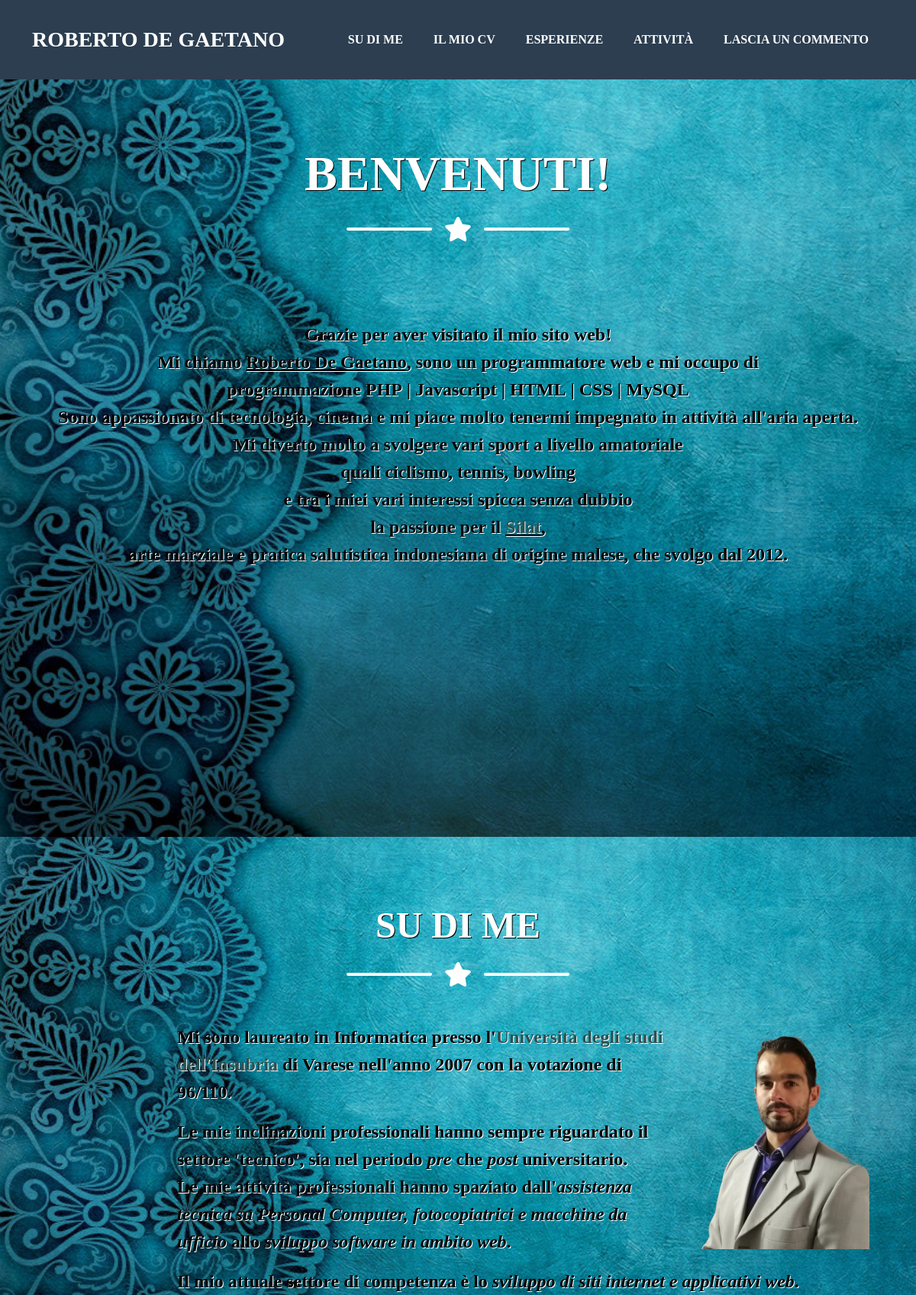
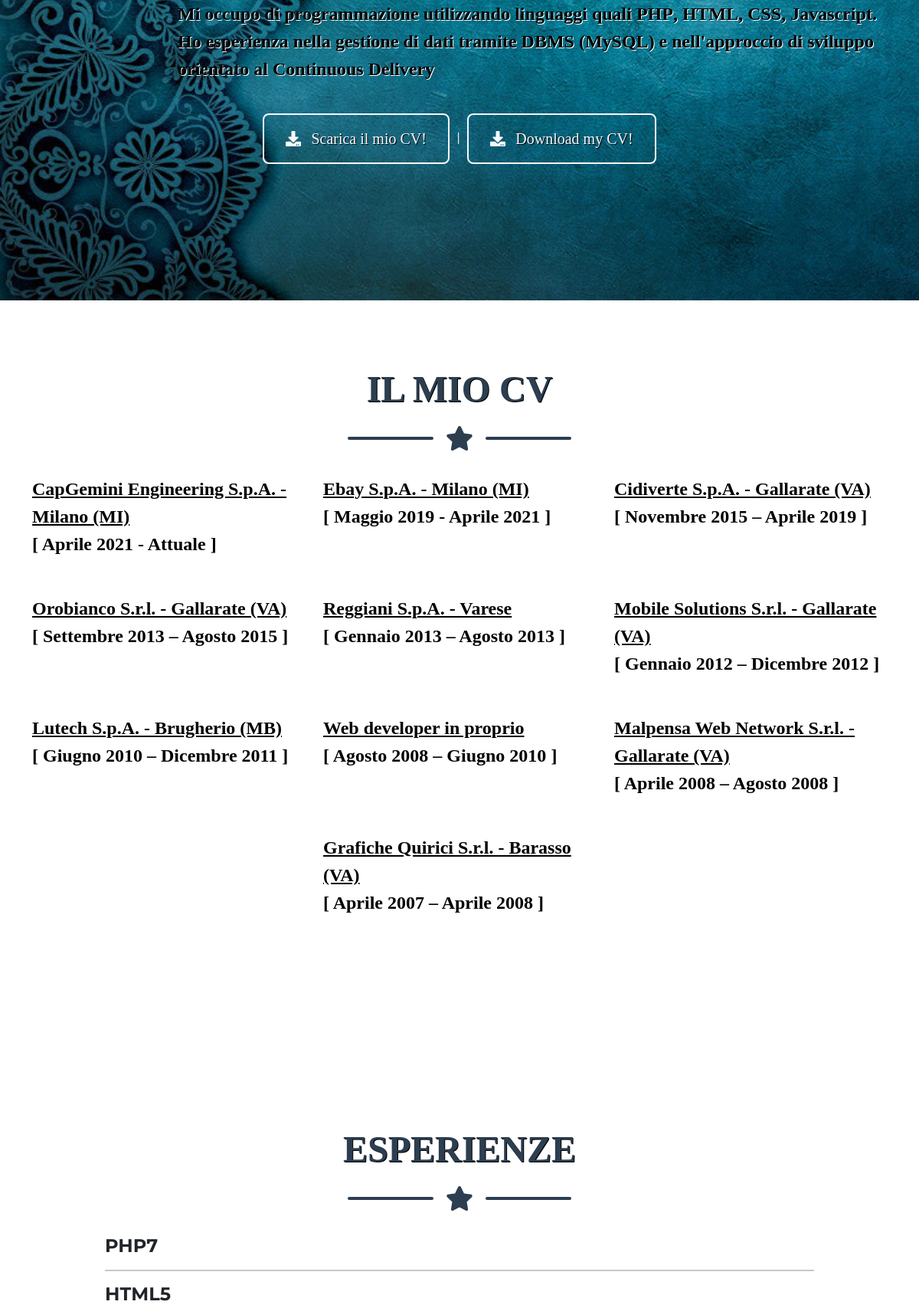
The page / (upper part) on the database its author committed (2 pictures, top to bottom).
### tables this page shows
CREATE TABLE `curriculum` (
  `id` int(11) NOT NULL,
  `qualification` varchar(50) NOT NULL,
  `company` varchar(100) NOT NULL,
  `period` varchar(100) NOT NULL,
  `detail` text DEFAULT NULL,
  `modDate` timestamp NOT NULL DEFAULT current_timestamp() ON UPDATE current_timestamp()
);

### app/Controllers/CvController.php (called while the page is built, shortened)
<?php
    class CvController{
        protected $layout = 'layout/freelance/index.tpl.php';
        public function __construct(PDO $conn)
        {
            require "config/freelance/q.php";
            $this->conn = $conn;
            $this->curr = $this->conn->query($currAll)->fetchAll(PDO::FETCH_ASSOC);
        }
        public function display(){
            require $this->layout;
        }
        public function loadPage($contentPar,$page){
            $path = __DIR__."/../Views/".$page.".tpl.php";
            require $path;
        }
    }

### public/index.php (called while the page is built, shortened)
<?php
    require_once __DIR__.'/../app/Controllers/CvController.php';
    $data = require __DIR__.'/../config/freelance/database.php';
    try{
        $conn = \app\db\DbFactory::create($data)->getConn();
        $controller = new app\Controllers\CvController($conn);
        $controller->loadPage('mainNav','mainNav');
        $controller->loadPage('header','header');
        $controller->loadPage('about','about');
        $controller->loadPage('cv','cv');
        $controller->loadPage('experiences','experiences');
        $controller->loadPage('activities','activities');
        $controller->loadPage('contact','contact');
        $controller->loadPage('copyright','copyright');
        $controller->display();
    }
    catch(PDOException $e){die("ERROR: ".$e->getMessage());}

### config/freelance/q.php (called while the page is built)
<?php
    $currAll = "SELECT * FROM curriculum ORDER BY id DESC";

### app/Views/cv.tpl.php (the view, shortened to what this page needs)
<div class="container textualSection">
    <h2 class="page-section-heading text-center text-uppercase text-secondary mb-0 titleFont">Il mio CV</h2>
    <div class="divider-custom">
        <div class="divider-custom-line"></div>
        <div class="divider-custom-icon"><i class="fas fa-star"></i></div>
        <div class="divider-custom-line"></div>
    </div>
    <div class="row justify-content-center">
<?php
    foreach($this->curr as $key => $cvData){
        $period = isset($cvData["period"]) ? trim($cvData["period"]) : "";
        $company = isset($cvData["company"]) ? trim($cvData["company"]) : "";
?>
        <div class="col-md-6 col-lg-4 mb-5 cursiveFont">
            <div class="portfolio-item mx-auto" data-bs-toggle="modal" data-bs-target="#cvModal<?=$key?>">
                <b><u><?=$company?></u></b><br />[ <?=$period?> ]
            </div>
        </div>
<?php
    }
?>
    </div>
</div>

### app/Views/mainNav.tpl.php (shortened to what this page needs)
<?php
    $menuLinks = [
		"about" => "Su di me",
		"cv" => "Il mio CV",
		"experiences" => "Esperienze",
		"activities" => "Attività",
		"contact" => "Lascia un commento",
	];
?>
<div class="container">
    <a class="navbar-brand cursiveFont" href="./">Roberto De Gaetano</a>
    <div class="collapse navbar-collapse" id="navbarResponsive">
        <ul class="navbar-nav ms-auto">
<?php foreach($menuLinks as $target => $label){ ?>
        <li class="nav-item mx-0 mx-lg-1 cursiveFont"><a class="nav-link py-3 px-0 px-lg-3 rounded" href="#<?=$target?>"><?=$label?></a></li>
<?php } ?>
        </ul>
    </div>
</div>

### app/Views/header.tpl.php
<div class="container d-flex align-items-center flex-column headerSection">
    <h1 class="masthead-heading text-uppercase mb-0 titleFont"><?=LOGO_TXT?></h1>
    <div class="divider-custom divider-light">
        <div class="divider-custom-line"></div>
        <div class="divider-custom-icon"><i class="fas fa-star"></i></div>
        <div class="divider-custom-line"></div>
    </div>
    <p class="masthead-subheading font-weight-light mb-0 cursiveFont textualSection"><?=MANSION?></p>
</div>

### app/Views/about.tpl.php
<div class="container">
    <h2 class="page-section-heading text-center text-uppercase text-white titleFont">Su di me</h2>
    <div class="divider-custom divider-light">
        <div class="divider-custom-line"></div>
        <div class="divider-custom-icon"><i class="fas fa-star"></i></div>
        <div class="divider-custom-line"></div>
    </div>
    <div class="row">
        <div class="col-lg-10 ms-auto cursiveFont aboutContentSection textualSection"><p class="lead"><?=ABOUT_CONTENT_BODY?></p></div>
    </div>
    <div class="text-center mt-4">
        <a class="btn btn-xl btn-outline-light titleFont" href="<?=DOC_PATH.CV_IT_PDF?>" target="_blank">
            <i class="fas fa-download me-2"></i>
            <?=CV_DWL_IT?>
        </a>
        &nbsp;&nbsp;|&nbsp;&nbsp;
        <a class="btn btn-xl btn-outline-light titleFont" href="<?=DOC_PATH.CV_EN_PDF?>" target="_blank">
            <i class="fas fa-download me-2"></i>
            <?=CV_DWL_EN?>
        </a>
    </div>
</div>

### app/Views/experiences.tpl.php
<div class="container">
    <h2 class="page-section-heading text-center text-uppercase text-secondary mb-0 titleFont">Esperienze</h2>
    <div class="divider-custom">
        <div class="divider-custom-line"></div>
        <div class="divider-custom-icon"><i class="fas fa-star"></i></div>
        <div class="divider-custom-line"></div>
    </div>
    <div class="row justify-content-center">
<?php
    $experiencesLinks = [
		["PHP7" => 100]
		,["HTML5" => 90]
		,["CSS3" => 75]
		,["JQuery" => 50]
		,["MySQL" => 90]
		,["Oracle" => 60]
		,["Continuous Delivery" => 50]
		,["GIT" => 85]
	];
    foreach($experiencesLinks as $k => $exp){
        foreach($exp as $l => $p){
?>
        <div class="col-md-10 skillDiv">
            <div class="skill cursiveFont">
                <h4><?php echo $l; ?></h4><hr />
            </div>
        </div>
<?php
    }
}
?>
    </div>
</div>

### layout/freelance/index.tpl.php (shortened to what this page needs)
<!DOCTYPE html>
<html lang="en">
    <head>
        <link href="<?=CURRENT_LAYOUT?>css/styles.css" rel="stylesheet" />
        <link href="<?=CURRENT_LAYOUT?>css/custom.css" rel="stylesheet" />
    </head>
    <body id="page-top">
        <nav class="navbar navbar-expand-lg bg-secondary text-uppercase fixed-top" id="mainNav"><?=$this->mainNav?></nav>
        <header class="masthead bg-primary text-white text-center headerContainer"><?=$this->header?></header>
        <section class="page-section bg-primary text-white mb-0 aboutContainer" id="about"><?=$this->about?></section>
        <section class="page-section portfolio" id="cv"><?=$this->cv?></section>
        <section class="page-section portfolio" id="experiences"><?=$this->experiences?></section>
    </body>
</html>

### public/freelance/css/custom.css (style rules this page uses)
.headerContainer { border: 0px solid red;background: url(../images/bg_1.jpeg);background-repeat: no-repeat; background-size: cover; }
.aboutContainer,.contact_container { background: url(../images/bg_3.jpeg);background-repeat: no-repeat; background-size: cover; }
.titleFont { font-family: Cambria, Cochin, Georgia, Times, 'Times New Roman', serif;text-shadow: 1px 1px black; }
.cursiveFont { font-family: cursive ; }
.headerSection { border: 0px solid red; }
.aboutImg { float: right;max-width: 25%;margin: 2%; }
.textualSection { font-size: x-large; color: black;text-shadow:1px 1px white;font-weight: bold; }
.textualSection a { color: darkslategray;text-decoration: none; }

### rows shown on the page
curriculum: company "CapGemini Engineering S.p.A. - Milano (MI)", period "Aprile 2021 - Attuale"
curriculum: company "Ebay S.p.A. - Milano (MI)", period "Maggio 2019 - Aprile 2021"
curriculum: company "Cidiverte S.p.A. - Gallarate (VA)", period "Novembre 2015 – Aprile 2019"
curriculum: company "Orobianco S.r.l. - Gallarate (VA)", period "Settembre 2013 – Agosto 2015"
curriculum: company "Reggiani S.p.A. - Varese", period "Gennaio 2013 – Agosto 2013"
curriculum: company "Mobile Solutions S.r.l. - Gallarate (VA)", period "Gennaio 2012 – Dicembre 2012"
curriculum: company "Lutech S.p.A. - Brugherio (MB)", period "Giugno 2010 – Dicembre 2011"
curriculum: company "Web developer in proprio", period "Agosto 2008 – Giugno 2010"
curriculum: company "Malpensa Web Network S.r.l. - Gallarate (VA)", period "Aprile 2008 – Agosto 2008"
curriculum: company "Grafiche Quirici S.r.l. - Barasso (VA)", period "Aprile 2007 – Aprile 2008"

### other values the page prints
$label "SU DI ME"
$label "IL MIO CV"
$label "ESPERIENZE"
$label "ATTIVITÀ"
$label "LASCIA UN COMMENTO"
LOGO_TXT "BENVENUTI!"
CV_DWL_IT "Scarica il mio CV!"
CV_DWL_EN "Download my CV!"
$l "PHP7"
$l "HTML5"
